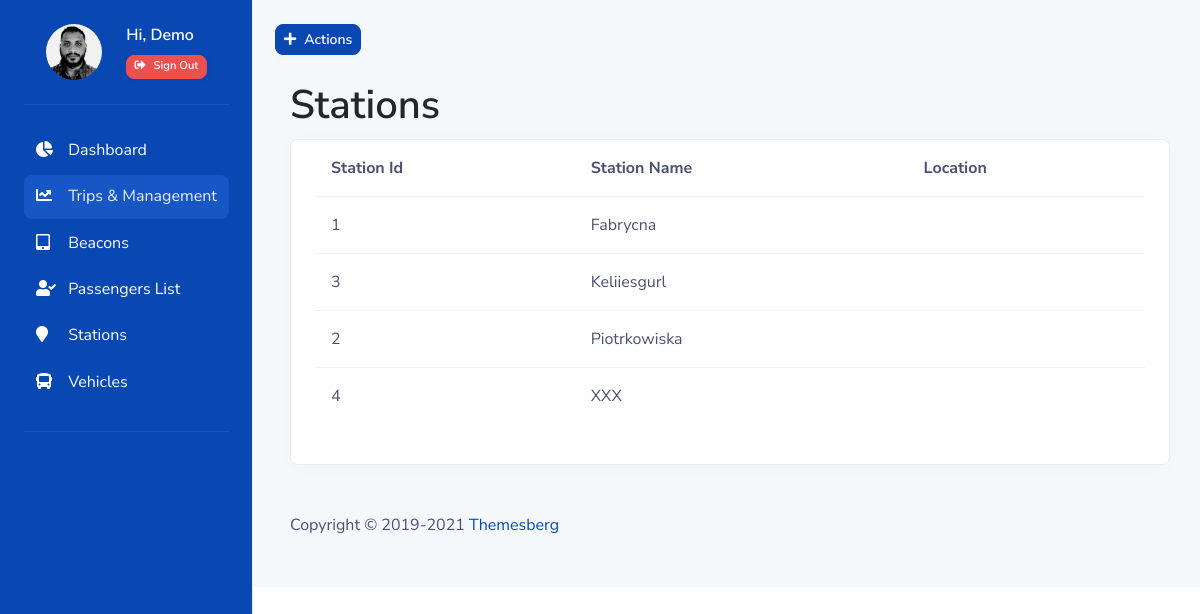
Page /stations/ on the committed database.
### smartcity_app/models.py (models this page shows, shortened)
class Station(models.Model):
    station_name = models.CharField(max_length=256, null=False, help_text='Please write the station name i.e Lodz Fabrycna')
    station_id = models.AutoField(null = False, primary_key=True)
    location = fields.PointField(verbose_name= 'location', null= False, help_text='Please drag the mouse to the location of the station')
    class Meta:
        constraints = [
            models.UniqueConstraint(fields=['station_name'], name='unique_station_name'),
        ]

### smartcity_app/views.py (the view)
# urls.py: path('stations/',Stations.as_view(), name='stations'),
class Stations(generic.ListView):
    model = models.Station
    template_name = 'stations.html'
    def get_context_data(self, **kwargs):
        context = super().get_context_data(**kwargs)
        return context

### templates/stations.html (shortened to what this page needs)
{% extends "base.html" %}
{% load bootstrap4 %}
{% block content %}
<div class="container">
    <h1>Stations</h1>
<div class="card card-body border-light shadow-sm table-wrapper table-responsive pt-0">
  <table class="table table-hover">
    <thead>
      <tr>
        <th class="border-0">Station Id</th>
        <th class="border-0">Station Name</th>
        <th class="border-0">Location</th>
      </tr>
    </thead>
    <tbody>
    {% for station in object_list %}
      <tr>
	<td><span class="font-weight-normal">{{station.station_id}}</span></td>
	<td><span class="font-weight-normal">{{station.station_name}}</span></td>
	<td></td>
     </tr>
    {% endfor %}
    </tbody>
  </table>
 </div>
</div>
{% endblock %}

### rows in the picture
Station: station_id "1", station_name "Fabrycna"
Station: station_id "3", station_name "Keliiesgurl"
Station: station_id "2", station_name "Piotrkowiska"
Station: station_id "4", station_name "XXX"
